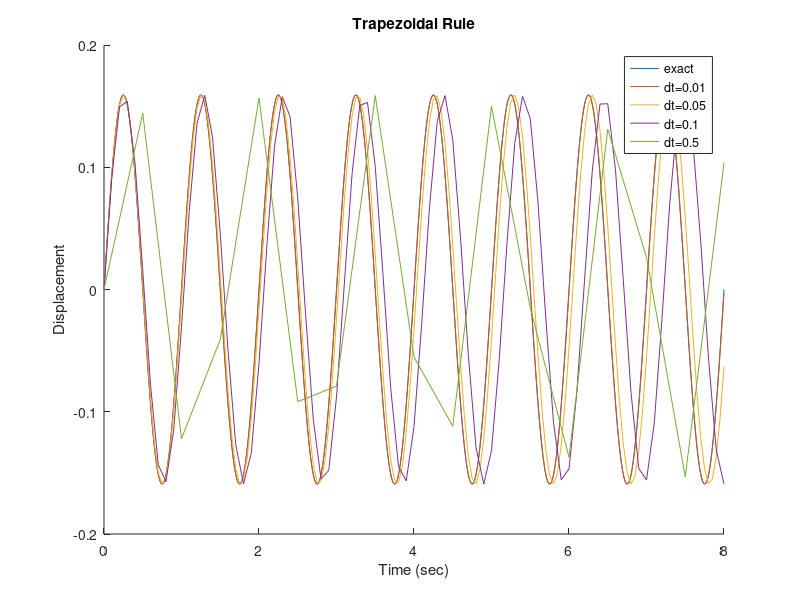
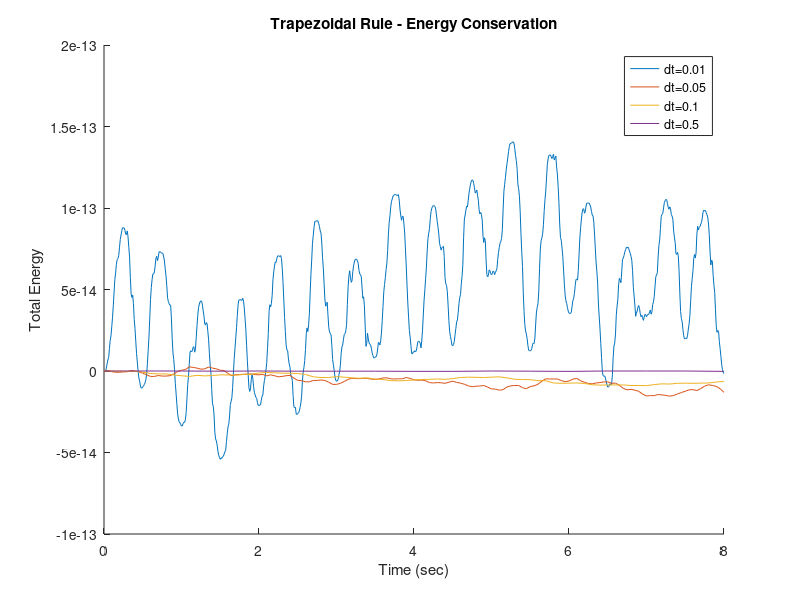

Write the MATLAB code that produced these figures, in order.
%{
some context: This was written for an assignment to compare different time
steps for numerical integration of an undamped free vibration problem
(trapezoidal rule).
%}

clear; close all;

M=1;
C=0;
K=4*pi^2;
F=0;

dt=0.01;

time1=0:dt:8;
N=8/dt+1;
q=zeros(1,N);
qd=zeros(1,N);
qdd=zeros(1,N);

q(1)=0;
qd(1)=1;
qdd(1)=(F-C*qd(1)-K*q(1))/M;

for n=1:N-1
    q(n+1)=(F+C*((2/dt)*q(n)+qd(n))+M*(((2/dt)^2)*q(n)+(4/dt)*qd(n)+qdd(n)))/(K+(2/dt)*C+((2/dt)^2)*M);
    qd(n+1)=(2/dt)*(q(n+1)-q(n))-qd(n);
    qdd(n+1)=((2/dt)^2)*(q(n+1)-q(n))-(4/dt)*qd(n)-qdd(n);
end

exact=(1/(2*pi))*sin(2*pi*time1);
exvel=cos(2*pi*time1); 
exactE=0.5*K*exact.^2+0.5*M*exvel.^2;
nde1=(0.5*K*q.^2+0.5*M*qd.^2-exactE)./exactE;
q1=q;

%

dt=0.05;

time2=0:dt:8;
N=8/dt+1;
q=zeros(1,N);
qd=zeros(1,N);
qdd=zeros(1,N);

q(1)=0;
qd(1)=1;
qdd(1)=(F-C*qd(1)-K*q(1))/M;

for n=1:N-1
    q(n+1)=(F+C*((2/dt)*q(n)+qd(n))+M*(((2/dt)^2)*q(n)+(4/dt)*qd(n)+qdd(n)))/(K+(2/dt)*C+((2/dt)^2)*M);
    qd(n+1)=(2/dt)*(q(n+1)-q(n))-qd(n);
    qdd(n+1)=((2/dt)^2)*(q(n+1)-q(n))-(4/dt)*qd(n)-qdd(n);
end

exact2=(1/(2*pi))*sin(2*pi*time2);
exvel2=cos(2*pi*time2); 
exactE2=0.5*K*exact2.^2+0.5*M*exvel2.^2;
nde2=(0.5*K*q.^2+0.5*M*qd.^2-exactE2)./exactE2;
q2=q;

%

dt=0.1;

time3=0:dt:8;
N=8/dt+1;
q=zeros(1,N);
qd=zeros(1,N);
qdd=zeros(1,N);

q(1)=0;
qd(1)=1;
qdd(1)=(F-C*qd(1)-K*q(1))/M;

for n=1:N-1
    q(n+1)=(F+C*((2/dt)*q(n)+qd(n))+M*(((2/dt)^2)*q(n)+(4/dt)*qd(n)+qdd(n)))/(K+(2/dt)*C+((2/dt)^2)*M);
    qd(n+1)=(2/dt)*(q(n+1)-q(n))-qd(n);
    qdd(n+1)=((2/dt)^2)*(q(n+1)-q(n))-(4/dt)*qd(n)-qdd(n);
end

exact3=(1/(2*pi))*sin(2*pi*time3);
exvel3=cos(2*pi*time3); 
exactE3=0.5*K*exact3.^2+0.5*M*exvel3.^2;
nde3=(0.5*K*q.^2+0.5*M*qd.^2-exactE3)./exactE3;
q3=q;

%

dt=0.5;

time4=0:dt:8;
N=8/dt+1;
q=zeros(1,N);
qd=zeros(1,N);
qdd=zeros(1,N);

q(1)=0;
qd(1)=1;
qdd(1)=(F-C*qd(1)-K*q(1))/M;


for n=1:N-1
    q(n+1)=(F+C*((2/dt)*q(n)+qd(n))+M*(((2/dt)^2)*q(n)+(4/dt)*qd(n)+qdd(n)))/(K+(2/dt)*C+((2/dt)^2)*M);
    qd(n+1)=(2/dt)*(q(n+1)-q(n))-qd(n);
    qdd(n+1)=((2/dt)^2)*(q(n+1)-q(n))-(4/dt)*qd(n)-qdd(n);
end

exact4=(1/(2*pi))*sin(2*pi*time4);
exvel4=cos(2*pi*time4); 
exactE4=0.5*K*exact4.^2+0.5*M*exvel4.^2;
nde4=(0.5*K*q.^2+0.5*M*qd.^2-exactE4)./exactE4;
q4=q;



figure(1)
hold on
plot(time1,exact)
plot(time1,q1)
plot(time2,q2)
plot(time3,q3)
plot(time4,q4)

xlabel('Time (sec)')
ylabel('Displacement')
title('Trapezoidal Rule')
legend('exact','dt=0.01','dt=0.05','dt=0.1','dt=0.5')

figure(2)
hold on
plot(time1,nde1)
plot(time2,nde2)
plot(time3,nde3)
plot(time4,nde4)

xlabel('Time (sec)')
ylabel('Total Energy')
title('Trapezoidal Rule - Energy Conservation')
legend('dt=0.01','dt=0.05','dt=0.1','dt=0.5')

    
    